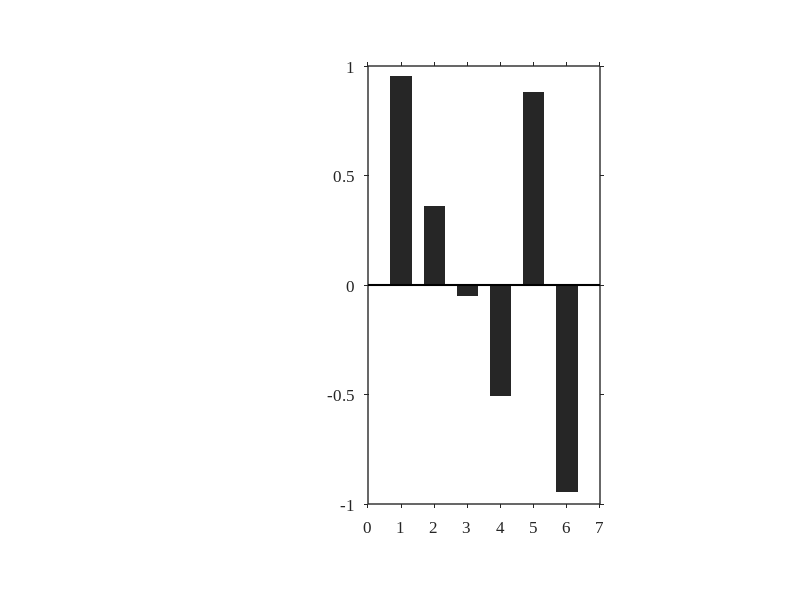

This figure's MATLAB source: (Note: this script raises an error after producing the figure.)
function results = PRCC_analysis
% PRCC_R0E_R0R_ANALYSIS  Invasion-threshold sensitivities and figures.
% MATLAB R2020a; no Statistics and Machine Learning Toolbox required.
% Run: results = PRCC_R0E_R0R_analysis;
% The original R0E/R0R LHS calls and their order are retained.
clc;
clear;
close all;
rng(1);
%% 
% SETTINGS
% Number of Latin Hypercube samples
N = 5000;

% Default: vary the six R0E parameters plus alpha for R_E|1.
% lambda, delta and theta are held at baseline; A1 still changes with mu.
% Set true only to also vary lambda, delta and theta in the R_E|1 analysis.
varyRumourParametersInRE1 = false;

% Save figures automatically?
saveFigures = false;

% Figure export resolution
exportResolution = 600;

% GLOBAL PLOTTING STYLE
set(groot, 'defaultFigureColor', 'w');
set(groot, 'defaultAxesFontName', 'Times New Roman');
set(groot, 'defaultTextFontName', 'Times New Roman');
set(groot, 'defaultAxesFontSize', 12);
set(groot, 'defaultTextFontSize', 12);
set(groot, 'defaultAxesLineWidth', 1.0);
set(groot, 'defaultLineLineWidth', 1.5);
set(groot, 'defaultAxesBox', 'on');
set(groot, 'defaultAxesTickDir', 'out');

% Professional figure colors
colorR0E = [0.10 0.35 0.65];   % deep academic blue
colorR0R = [0.70 0.25 0.12];   % deep academic reddish-brown
colorRE1 = [0.00 0.50 0.35];   % deep green

% BASELINE PARAMETER VALUES
base.mu     = 0.02;

% Normalization condition Lambda = eta = mu
base.Lambda = base.mu;
base.eta    = base.mu;

base.beta   = 0.70;
base.gamma  = 0.25;
base.psi    = 0.30;
base.alpha  = 0.50;
base.omega  = 0.05;
base.sigma  = 0.40;

base.lambda = 0.25;
base.phi    = 0.60;
base.delta  = 0.15;
base.theta  = 0.10;

baseline_R0E = base.beta * ((base.omega + base.mu) + base.sigma * base.psi) / ...
               ((base.omega + base.psi + base.mu) * (base.gamma + base.mu));

baseline_R0R = base.lambda / (base.delta + base.mu);

baseline_A1 = (base.theta + base.mu) * ...
    (base.lambda - base.delta - base.mu) / ...
    (base.lambda * (base.delta + base.theta + base.mu));
baseline_q1 = base.psi * (1 - base.alpha * baseline_A1);
baseline_RE1 = base.beta * ...
    (base.omega + base.mu + base.sigma * baseline_q1) / ...
    ((baseline_q1 + base.omega + base.mu) * (base.gamma + base.mu));
assert(baseline_R0R > 1 && baseline_q1 >= 0, ...
    'The baseline must admit the persistent-rumour background E1.');

fprintf('\n==============================================================\n');
fprintf('NORMALIZED THEORETICAL BASELINE VALUES\n');
fprintf('All rates are per normalized model time unit.\n');
fprintf('==============================================================\n');
fprintf('Lambda  = %.4f   (= mu)\n', base.Lambda);
fprintf('mu      = %.4f\n', base.mu);
fprintf('eta     = %.4f   (= mu)\n', base.eta);
fprintf('beta    = %.4f\n', base.beta);
fprintf('gamma   = %.4f\n', base.gamma);
fprintf('psi     = %.4f\n', base.psi);
fprintf('alpha   = %.4f\n', base.alpha);
fprintf('omega   = %.4f\n', base.omega);
fprintf('sigma   = %.4f\n', base.sigma);
fprintf('lambda  = %.4f\n', base.lambda);
fprintf('phi     = %.4f\n', base.phi);
fprintf('delta   = %.4f\n', base.delta);
fprintf('theta   = %.4f\n', base.theta);
fprintf('--------------------------------------------------------------\n');
fprintf('Baseline R0E = %.6f\n', baseline_R0E);
fprintf('Baseline R0R = %.6f\n', baseline_R0R);
fprintf('Baseline R_E|1 = %.6f\n', baseline_RE1);
fprintf('Baseline A1 = %.6f, q1 = %.6f\n', baseline_A1, baseline_q1);
fprintf('LHS sample size N = %d\n', N);
fprintf('==============================================================\n\n');

fprintf('FIGURE DESCRIPTION\n');
fprintf('--------------------------------------------------------------\n');
fprintf('Figure 1: Combined PRCC bar plots for R_E|1, R0E and R0R.\n');
fprintf('          Positive bars are blue; negative bars are red.\n\n');
fprintf('Figure 2: Scatter plots of sampled epidemic parameters against R0E.\n');
fprintf('          All panels use the same y-axis scale and deep blue markers.\n\n');
fprintf('Figure 3: Scatter plots of sampled rumor parameters against R0R.\n');
fprintf('          All panels use the same y-axis scale and reddish-brown markers.\n');
fprintf('Figure 4: Scatter plots of varied parameters against R_E|1.\n');
fprintf('          All panels use the same y-axis scale and green markers.\n');
fprintf('--------------------------------------------------------------\n\n');

%PRCC FOR EPIDEMIC REPRODUCTION NUMBER R0E

paramNamesE = {'\beta','\omega','\mu','\psi','\sigma','\gamma'};
plainNamesE = {'beta','omega','mu','psi','sigma','gamma'};

mE = length(paramNamesE);

lowE  = zeros(1,mE);
highE = zeros(1,mE);

% Parameter uncertainty ranges: 50% to 150% of normalized baseline
lowE(1)  = 0.5 * base.beta;   highE(1) = 1.5 * base.beta;    % beta
lowE(2)  = 0.5 * base.omega;  highE(2) = 1.5 * base.omega;   % omega
lowE(3)  = 0.5 * base.mu;     highE(3) = 1.5 * base.mu;      % mu
lowE(4)  = 0.5 * base.psi;    highE(4) = 1.5 * base.psi;     % psi
lowE(5)  = 0.5 * base.sigma;  highE(5) = 1.5 * base.sigma;   % sigma
lowE(6)  = 0.5 * base.gamma;  highE(6) = 1.5 * base.gamma;   % gamma

XE = manual_lhs(N, lowE, highE);

betaE  = XE(:,1);
omegaE = XE(:,2);
muE    = XE(:,3);
psiE   = XE(:,4);
sigmaE = XE(:,5);
gammaE = XE(:,6);

% Normalization inside every sample: Lambda = mu
LambdaE = muE; %#ok<NASGU>

R0E = betaE .* ((omegaE + muE) + sigmaE .* psiE) ./ ...
      ((omegaE + psiE + muE) .* (gammaE + muE));

[PRCC_E, pval_E] = compute_prcc(XE, R0E);
local_E = local_threshold_indices(base, plainNamesE, 1);

fprintf('\n==============================================================\n');
fprintf('PRCC ANALYSIS FOR EPIDEMIC REPRODUCTION NUMBER R0E\n');
fprintf('==============================================================\n');
fprintf('R0E = beta * ((omega+mu) + sigma*psi) / ((omega+psi+mu)*(gamma+mu))\n\n');

print_distribution_summary('R0E', R0E);

fprintf('\n%-10s   %-12s   %-10s   %-12s   %-6s\n', ...
    'Parameter','Local index','PRCC','p-value','Sig.');
fprintf('%s\n', repmat('-',1,70));
for i = 1:mE
    starText = significance_stars(pval_E(i));
    fprintf('%-10s   %+0.6f      %+0.6f    %0.3e     %-6s\n', ...
        plainNamesE{i}, local_E(i), PRCC_E(i), pval_E(i), starText);
end

print_ranking('R0E', plainNamesE, PRCC_E, pval_E);

%Figure 1: Combined PRCC bar plot in the style of main_thesis Figure 11
fig1 = figure('Color','w','Position',[60 100 1500 500], ...
    'Renderer','painters');

co = [31 119 180; 214 39 40; 44 160 44; ...
      148 103 189; 255 127 14]/255;

labels_E = arrayfun(@(x) sprintf('%.2f',x), ...
    PRCC_E,'UniformOutput',false);

axE = axes('Parent',fig1,'Position',[.46 .16 .29 .73]);
bars_fig11(axE,PRCC_E, ...
    {'\bf\beta','\bf\omega','\bf\mu','\bf\psi','\bf\sigma','\bf\gamma'}, ...
    '\bf(b) \rm{\itR}_{0E}',co,labels_E);

add_super_title('Scatter Plots of Sampled Epidemic Parameters versus R_{0E}');

if saveFigures
    save_publication_figure(fig2, 'Figure_PRCC_R0E_scatter.png', exportResolution);
end

%PRCC FOR RUMOR REPRODUCTION NUMBER R0R

paramNamesR = {'\lambda','\delta','\mu'};
plainNamesR = {'lambda','delta','mu'};

mR = length(paramNamesR);

lowR  = zeros(1,mR);
highR = zeros(1,mR);

% Parameter uncertainty ranges: 50% to 150% of normalized baseline
lowR(1)  = 0.5 * base.lambda;   highR(1) = 1.5 * base.lambda;   % lambda
lowR(2)  = 0.5 * base.delta;    highR(2) = 1.5 * base.delta;    % delta
lowR(3)  = 0.5 * base.mu;       highR(3) = 1.5 * base.mu;       % mu

XR = manual_lhs(N, lowR, highR);

lambdaR = XR(:,1);
deltaR  = XR(:,2);
muR     = XR(:,3);

% Normalization inside every sample: eta = mu
etaR = muR; %#ok<NASGU>

R0R = lambdaR ./ (deltaR + muR);

[PRCC_R, pval_R] = compute_prcc(XR, R0R);
local_R = local_threshold_indices(base, plainNamesR, 2);

fprintf('\n==============================================================\n');
fprintf('PRCC ANALYSIS FOR RUMOR REPRODUCTION NUMBER R0R\n');
fprintf('==============================================================\n');
fprintf('R0R = lambda / (delta + mu)\n\n');

print_distribution_summary('R0R', R0R);

fprintf('\n%-10s   %-12s   %-10s   %-12s   %-6s\n', ...
    'Parameter','Local index','PRCC','p-value','Sig.');
fprintf('%s\n', repmat('-',1,70));
for i = 1:mR
    starText = significance_stars(pval_R(i));
    fprintf('%-10s   %+0.6f      %+0.6f    %0.3e     %-6s\n', ...
        plainNamesR{i}, local_R(i), PRCC_R(i), pval_R(i), starText);
end

print_ranking('R0R', plainNamesR, PRCC_R, pval_R);

% Complete Figure 1 with the rumour PRCC panel
labels_R = arrayfun(@(x) sprintf('%.2f',x), ...
    PRCC_R,'UniformOutput',false);

axR = axes('Parent',fig1,'Position',[.82 .16 .16 .73]);
bars_fig11(axR,PRCC_R, ...
    {'\bf\lambda','\bf\delta','\bf\mu'}, ...
    '\bf(c) \rm{\itR}_{0R}',co,labels_R);

add_super_title('Scatter Plots of Sampled Rumor Parameters versus R_{0R}');

if saveFigures
    save_publication_figure(fig3, 'Figure_PRCC_R0R_scatter.png', exportResolution);
end

%% PRCC FOR DISEASE INVASION AT THE PERSISTENT-RUMOUR BACKGROUND
% Sample this block AFTER the original R0E and R0R analyses. This preserves
% their random-number draws and their PRCC results for the same MATLAB RNG.
paramNames1 = [paramNamesE, {'\alpha'}];
plainNames1 = [plainNamesE, {'alpha'}];
if varyRumourParametersInRE1
    paramNames1 = [paramNames1, {'\lambda','\delta','\theta'}];
    plainNames1 = [plainNames1, {'lambda','delta','theta'}];
end
m1 = numel(plainNames1);
base1 = zeros(1,m1);
for i = 1:m1
    base1(i) = base.(plainNames1{i});
end
X1all = manual_lhs(N, 0.5*base1, 1.5*base1);

beta1  = X1all(:,1);
omega1 = X1all(:,2);
mu1    = X1all(:,3);
psi1   = X1all(:,4);
sigma1 = X1all(:,5);
gamma1 = X1all(:,6);
alpha1 = X1all(:,7);
if varyRumourParametersInRE1
    lambda1 = X1all(:,8);
    delta1  = X1all(:,9);
    theta1  = X1all(:,10);
else
    lambda1 = base.lambda * ones(N,1);
    delta1  = base.delta * ones(N,1);
    theta1  = base.theta * ones(N,1);
end

% Unit layer totals: Lambda = eta = mu in every sample.
% A1 is recomputed, including its dependence on sampled mu.
R0R_1 = lambda1 ./ (delta1 + mu1);
A1all = (theta1 + mu1) .* (lambda1 - delta1 - mu1) ./ ...
    (lambda1 .* (delta1 + theta1 + mu1));
q1all = psi1 .* (1 - alpha1 .* A1all);
RE1all = beta1 .* (omega1 + mu1 + sigma1 .* q1all) ./ ...
    ((q1all + omega1 + mu1) .* (gamma1 + mu1));

% R_E|1 is used only where the persistent-rumour background exists.
% All 5000 samples pass under the default seven-parameter settings.
valid1 = R0R_1 > 1 & A1all > 0 & A1all <= 1 & q1all >= 0 ...
    & isfinite(RE1all);
N1 = sum(valid1);
assert(N1 > m1 + 1, 'Too few admissible samples for R_E|1 PRCC.');
X1 = X1all(valid1,:);
RE1 = RE1all(valid1);
[PRCC_1, pval_1] = compute_prcc(X1, RE1);
local_1 = local_threshold_indices(base, plainNames1, 3);

fprintf('\n==============================================================\n');
fprintf('PRCC ANALYSIS FOR DISEASE INVASION NUMBER R_E|1\n');
fprintf('==============================================================\n');
fprintf('A1 = (theta+mu)*(lambda-delta-mu)/(lambda*(delta+theta+mu))\n');
fprintf('q1 = psi*(1-alpha*A1)\n');
fprintf('R_E|1 = beta*(omega+mu+sigma*q1)/((q1+omega+mu)*(gamma+mu))\n');
if varyRumourParametersInRE1
    fprintf('Ten parameters vary, including lambda, delta and theta.\n');
else
    fprintf('Seven parameters vary: beta, omega, mu, psi, sigma, gamma, alpha.\n');
    fprintf('lambda=%.4f, delta=%.4f, theta=%.4f are held at baseline.\n', ...
        base.lambda, base.delta, base.theta);
end
fprintf('A1 is recomputed for every sample; Lambda = eta = mu.\n');
fprintf('Admissible R_E|1 samples: %d of %d (excluded: %d).\n\n', ...
    N1, N, N-N1);
print_distribution_summary('R_E|1', RE1);
fprintf('\n%-10s   %-12s   %-10s   %-12s   %-6s\n', ...
    'Parameter','Local index','PRCC','p-value','Sig.');
fprintf('%s\n', repmat('-',1,70));
for i = 1:m1
    fprintf('%-10s   %+0.6f      %+0.6f    %0.3e     %-6s\n', ...
        plainNames1{i}, local_1(i), PRCC_1(i), pval_1(i), ...
        significance_stars(pval_1(i)));
end
print_ranking('R_E|1', plainNames1, PRCC_1, pval_1);

% Complete Figure 1 with the additional R_E|1 panel.
labels_1 = arrayfun(@(x) sprintf('%.2f',x), PRCC_1, ...
    'UniformOutput',false);
boldNames1 = cellfun(@(s) ['\bf' s], paramNames1, ...
    'UniformOutput',false);
ax1 = axes('Parent',fig1,'Position',[.055 .16 .34 .73]);
bars_fig11(ax1, PRCC_1, boldNames1, ...
    '\bf(a) \rm{\itR}_{E|1}', co, labels_1);
if saveFigures
    save_publication_figure(fig1, ...
        'Figure_PRCC_RE1_R0E_R0R_combined.png', exportResolution);
end

% Consolidated table, in the same output order as the combined figure.
outputNames = [repmat({'R_E|1'},m1,1); repmat({'R0E'},mE,1); ...
    repmat({'R0R'},mR,1)];
parameterNames = [plainNames1(:); plainNamesE(:); plainNamesR(:)];
summaryTable = table(outputNames, parameterNames, ...
    [local_1; local_E; local_R], [PRCC_1; PRCC_E; PRCC_R], ...
    [pval_1; pval_E; pval_R], ...
    'VariableNames',{'Output','Parameter','LocalIndex','PRCC','PValue'});
fprintf('\nCOMBINED LOCAL-INDEX AND PRCC TABLE\n');
fprintf('%-8s %-10s %12s %10s %12s\n', ...
    'Output','Parameter','Local index','PRCC','p-value');
for i = 1:height(summaryTable)
    fprintf('%-8s %-10s %+12.4f %+10.2f %12.3e\n', ...
        summaryTable.Output{i}, summaryTable.Parameter{i}, ...
        summaryTable.LocalIndex(i), summaryTable.PRCC(i), ...
        summaryTable.PValue(i));
end

% Return numerical results without saving data or figures automatically.
results.baselineParameters = base;
results.baseline = struct('R0E',baseline_R0E,'R0R',baseline_R0R, ...
    'RE1',baseline_RE1,'A1',baseline_A1,'q1',baseline_q1);
results.settings = struct('N',N,'seed',1,'rangeFactors',[0.5 1.5], ...
    'varyRumourParametersInRE1',varyRumourParametersInRE1, ...
    'saveFigures',saveFigures);
results.settings.randomGenerator = rng;
results.summaryTable = summaryTable;
results.R0E = struct('parameters',{plainNamesE},'samples',XE, ...
    'values',R0E,'localIndices',local_E,'PRCC',PRCC_E,'pValues',pval_E);
results.R0R = struct('parameters',{plainNamesR},'samples',XR, ...
    'values',R0R,'localIndices',local_R,'PRCC',PRCC_R,'pValues',pval_R);
results.RE1 = struct('parameters',{plainNames1},'samples',X1, ...
    'values',RE1,'localIndices',local_1,'PRCC',PRCC_1,'pValues',pval_1, ...
    'candidateSamples',X1all,'validMask',valid1,'nRetained',N1, ...
    'A1',A1all(valid1),'q1',q1all(valid1));
results.figures = fig1;
drawnow;

fprintf('\n==============================================================\n');
fprintf('ANALYSIS COMPLETE\n');
if saveFigures
    fprintf('Generated figures:\n');
    fprintf('  Figure_PRCC_RE1_R0E_R0R_combined.png\n');


else
    fprintf('Figures were generated but not saved. Set saveFigures = true to export them.\n');
end
fprintf('==============================================================\n\n');

end

% Baseline local elasticities: complex-step derivatives of the formulas.
% Output indices: 1 = R0E, 2 = R0R, 3 = R_E|1.
function indices = local_threshold_indices(base, names, outputIndex)
Y0 = threshold_values(base);
h = 1e-20;
indices = zeros(numel(names),1);
for j = 1:numel(names)
    p = base;
    name = names{j};
    p.(name) = base.(name) + 1i*h;
    if strcmp(name,'mu')
        p.Lambda = p.mu;
        p.eta = p.mu;
    end
    Y = threshold_values(p);
    indices(j) = base.(name) * imag(Y(outputIndex)) / ...
        (h * Y0(outputIndex));
end
end

function Y = threshold_values(p)
A1 = (p.theta+p.mu)*(p.lambda-p.delta-p.mu) / ...
    (p.lambda*(p.delta+p.theta+p.mu));
q1 = p.psi*(1-p.alpha*A1);
R0E = p.beta*(p.omega+p.mu+p.sigma*p.psi) / ...
    ((p.psi+p.omega+p.mu)*(p.gamma+p.mu));
R0R = p.lambda/(p.delta+p.mu);
RE1 = p.beta*(p.omega+p.mu+p.sigma*q1) / ...
    ((q1+p.omega+p.mu)*(p.gamma+p.mu));
Y = [R0E, R0R, RE1];
end

% Manual Latin Hypercube Sampling

function X = manual_lhs(N, low, high)
m = length(low);
X = zeros(N,m);

for j = 1:m
    perm = randperm(N)';
    u = rand(N,1);
    lhs_col = (perm - u) / N;
    X(:,j) = low(j) + lhs_col .* (high(j) - low(j));
end

end

% PRCC calculation

function [PRCC, pval] = compute_prcc(X, Y)
[N, m] = size(X);

RankX = zeros(N,m);
for j = 1:m
    RankX(:,j) = rank_vector_avg_ties(X(:,j));
end

RankY = rank_vector_avg_ties(Y);

PRCC = zeros(m,1);
pval = zeros(m,1);

for i = 1:m
    otherIndex = setdiff(1:m,i);
    Z = [ones(N,1), RankX(:,otherIndex)];

    bx = Z \ RankX(:,i);
    residualX = RankX(:,i) - Z * bx;

    by = Z \ RankY;
    residualY = RankY - Z * by;

    C = corrcoef(residualX, residualY);
    r = C(1,2);
    PRCC(i) = r;

    df = N - m - 1;
    if abs(r) >= 1
        pval(i) = 0;
    else
        tstat = abs(r) * sqrt(df / (1 - r^2));
        x = df / (df + tstat^2);
        pval(i) = betainc(x, df/2, 0.5);
    end
end

end

% Rank transformation with average ranks for ties


function ranks = rank_vector_avg_ties(x)
N = length(x);
[xs, idx] = sort(x);

naive = zeros(N,1);
naive(idx) = 1:N;

ranks = naive;

i = 1;
while i <= N
    j = i;
    while j < N && xs(j+1) == xs(j)
        j = j + 1;
    end
    
    if j > i
        avgRank = (i + j) / 2;
        ranks(idx(i:j)) = avgRank;
    end
    
    i = j + 1;
end

end


% Significance stars

function starText = significance_stars(p)

if p < 0.001
    starText = '***';
elseif p < 0.01
    starText = '**';
elseif p < 0.05
    starText = '*';
else
    starText = 'ns';
end

end


% Distribution summary printout


function print_distribution_summary(name, Y)

fprintf('Distribution of %s across %d LHS samples:\n', name, length(Y));
fprintf('  mean    = %0.4f\n', mean(Y));
fprintf('  std     = %0.4f\n', std(Y));
fprintf('  min     = %0.4f\n', min(Y));
fprintf('  median  = %0.4f\n', median(Y));
fprintf('  max     = %0.4f\n', max(Y));
fprintf('  P(.<1)  = %0.4f   (fraction of samples with %s < 1)\n', ...
    mean(Y < 1), name);
fprintf('  P(.>1)  = %0.4f\n', mean(Y > 1));

end


% Print PRCC ranking by absolute value

function print_ranking(name, paramNames, PRCC, pval)

[~, ord] = sort(abs(PRCC), 'descend');

fprintf('\n%s sensitivity ranking by |PRCC|:\n', name);

for k = 1:length(ord)
    i = ord(k);
    fprintf('  %d. %-8s  PRCC = %+0.4f  (p = %0.2e %s)\n', ...
        k, paramNames{i}, PRCC(i), pval(i), significance_stars(pval(i)));
end

end


% PRCC bar plot helper

function plot_prcc_bar(PRCC, pval, names)

m = length(PRCC);
hold on;

posMask = PRCC >= 0;
negMask = PRCC < 0;

% Muted journal-style colors for positive and negative PRCC values
positiveColor = [0.30 0.55 0.80];
negativeColor = [0.80 0.45 0.35];

if any(posMask)
    b1 = bar(find(posMask), PRCC(posMask), 0.65);
    set(b1, ...
        'FaceColor', positiveColor, ...
        'EdgeColor', 'k', ...
        'LineWidth', 0.8);
end

if any(negMask)
    b2 = bar(find(negMask), PRCC(negMask), 0.65);
    set(b2, ...
        'FaceColor', negativeColor, ...
        'EdgeColor', 'k', ...
        'LineWidth', 0.8);
end



plot([0 m+1], [0 0], 'k-', 'LineWidth', 1.0);

set(gca, 'XTick', 1:m);
set(gca, 'XTickLabel', names);
set(gca, 'FontName', 'Times New Roman');
set(gca, 'FontSize', 12);

ylabel('PRCC', 'FontName','Times New Roman');

ylim([-1 1]);
xlim([0 m+1]);

grid on;
grid minor;
apply_academic_axes(gca);

hold off;

end


%  Academic axis formatting


function apply_academic_axes(ax)

set(ax, ...
    'FontName', 'Times New Roman', ...
    'FontSize', 12, ...
    'LineWidth', 1.0, ...
    'Box', 'on', ...
    'TickDir', 'out', ...
    'TickLength', [0.015 0.015], ...
    'XMinorTick', 'on', ...
    'YMinorTick', 'on', ...
    'Layer', 'top');

ax.GridAlpha = 0.20;
ax.MinorGridAlpha = 0.08;

end


function add_super_title(titleText)

if exist('sgtitle', 'file') == 2 || exist('sgtitle', 'builtin') == 5
    sgtitle(titleText, ...
        'FontName', 'Times New Roman', ...
        'FontWeight', 'bold', ...
        'FontSize', 14, ...
        'Interpreter', 'tex');
else
    annotation('textbox', [0 0.95 1 0.04], ...
        'String', titleText, ...
        'EdgeColor', 'none', ...
        'HorizontalAlignment', 'center', ...
        'FontName', 'Times New Roman', ...
        'FontWeight', 'bold', ...
        'FontSize', 14);
end

end


function save_publication_figure(figHandle, fileName, resolution)

if exist('exportgraphics', 'file') == 2
    exportgraphics(figHandle, fileName, 'Resolution', resolution);
else
    set(figHandle, 'PaperPositionMode', 'auto');
    print(figHandle, fileName, '-dpng', ['-r', num2str(resolution)]);
end

end


% Combined PRCC plotting helper: identical styling to main_thesis Fig. 11
function bars_fig11(ax,vals,names,titleText,co_palette,manual_labels)

hold(ax,'on');
hb = bar(ax,1:numel(vals),vals,0.65, ...
    'FaceColor','flat','EdgeColor','none');

colors = repmat(co_palette(1,:),numel(vals),1);
colors(vals<0,:) = repmat(co_palette(2,:),sum(vals<0),1);
hb.CData = colors;
yline(ax,0,'Color',[.4 .4 .4],'LineWidth',1.2);

for k = 1:numel(vals)
    if vals(k)>=0
        offset=.06;
        va='bottom';
    else
        offset=-.06;
        va='top';
    end
    text(ax,k,vals(k)+offset,manual_labels{k}, ...
        'HorizontalAlignment','center','VerticalAlignment',va, ...
        'FontName','Arial','FontSize',11.5);
end

set(ax,'XTick',1:numel(vals),'XTickLabel',names, ...
    'TickLabelInterpreter','tex');
ylim(ax,[-1.15 1.15]);
xlim(ax,[.4 numel(vals)+.6]);
ylabel(ax,'PRCC','FontName','Arial','FontSize',14);

grid(ax,'on');
set(ax,'FontName','Arial','FontSize',12,'FontWeight','normal', ...
    'TickLabelInterpreter','tex','Box','off','TickDir','out', ...
    'GridColor',[.8 .8 .8],'GridAlpha',.5,'LineWidth',1.0);

title(ax,titleText,'FontName','Arial','FontSize',15, ...
    'FontWeight','normal','Interpreter','tex');
hold(ax,'off');

end
